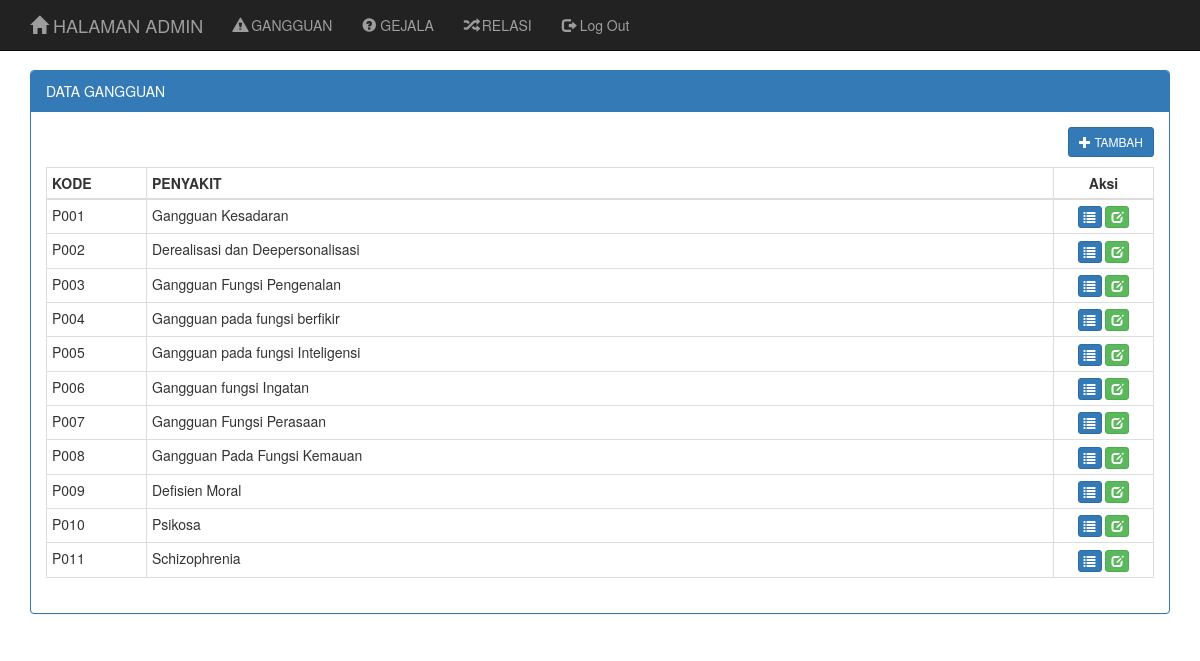
Page /Trash/admin/index.php?p=penyakit on the committed database.
### tables this page shows
CREATE TABLE `penyakit` (
  `kd_penyakit` char(4) NOT NULL,
  `nm_penyakit` varchar(60) NOT NULL,
  `penyebab` varchar(255) NOT NULL,
  `keterangan` text NOT NULL,
  `photo` text NOT NULL,
  `solusi` text NOT NULL,
  PRIMARY KEY (`kd_penyakit`)
);

### Trash/admin/data/penyakit/data.php (the view)
<div class="panel panel-primary">
  <div class="panel-heading">
    DATA GANGGUAN
  </div>
  <div class="panel-body">
    <div class="pull-right">
        <a href="?p=tambahpenyakit" onclick="" name="button" class="btn btn-sm btn-primary"><i class="glyphicon glyphicon-plus"></i> TAMBAH</a>
    </div>
    <br><br>
    <table class="table table-condensed table-bordered">
      <thead>
        <th width="100">KODE</th>
        <th>PENYAKIT</th>
        <th class="text-center" width="100">Aksi</th>
      </thead>
      <tbody>
        <?php
          $sql = "SELECT * FROM penyakit ORDER BY kd_penyakit";
          $qry = mysql_query($sql, $koneksi)
                or die ("SQL Error".mysql_error());
          while ($data=mysql_fetch_array($qry)) {
        ?>
        <tr>
          <td><?php echo $data['kd_penyakit']; ?></td>
          <td><?php echo $data['nm_penyakit']; ?></td>
          <td class="text-center">
            <a href="?p=detailpenyakit&idp=<?php echo $data['kd_penyakit']?>" onclick="" class="btn btn-xs btn-primary"><i class="glyphicon glyphicon-list"></i></a>
            <a href="?p=updatepenyakit&idp=<?php echo $data['kd_penyakit']?>" onclick="" class="btn btn-xs btn-success"><i class="glyphicon glyphicon-edit"></i></a>
          </td>
        </tr>
        <?php } ?>
      </tbody>
    </table>
  </div>
</div>

### Trash/admin/index.php (shortened to what this page needs)
<!DOCTYPE html>
<html lang="en">
<head>
    <link href="../css/bootstrap.min.css" rel="stylesheet">
    <link href="../css/one-page-wonder.css" rel="stylesheet">
</head>
<body>
    <nav class="navbar navbar-inverse navbar-fixed-top" role="navigation">
        <div class="container">
            <div class="navbar-header">
                <a class="navbar-brand active" href="index.php" ><i class="glyphicon glyphicon-home"></i> HALAMAN ADMIN</a>
            </div>
            <div class="collapse navbar-collapse" id="bs-example-navbar-collapse-1">
                <ul class="nav navbar-nav">
                    <li>
                        <a href="?p=penyakit"><i class="glyphicon glyphicon-alert"></i> GANGGUAN</a>
                    </li>
                    <li>
                        <a href="?p=gejala"><i class="glyphicon glyphicon-question-sign"></i> GEJALA</a>
                    </li>
                    <li>
                        <a href="?p=relasi"><i class="glyphicon glyphicon-random"></i> RELASI</a>
                    </li>
                    <li>
                        <a href="../"><i class="glyphicon glyphicon-log-out"></i> Log Out</a>
                    </li>
                </ul>
            </div>
        </div>
    </nav>
    <div class="container">
      <br>
        <?php
              switch ($_GET[p]) {
                case 'penyakit':
                    include 'data/penyakit/data.php';
                  break;
              }
        ?>
    </div>
</body>
</html>

### css/one-page-wonder.css (style rules this page uses)
body { margin-top: 50px; }

### rows in the picture
penyakit: kd_penyakit "P001", nm_penyakit "Gangguan Kesadaran"
penyakit: kd_penyakit "P002", nm_penyakit "Derealisasi dan Deepersonalisasi"
penyakit: kd_penyakit "P003", nm_penyakit "Gangguan Fungsi Pengenalan"
penyakit: kd_penyakit "P004", nm_penyakit "Gangguan pada fungsi berfikir"
penyakit: kd_penyakit "P005", nm_penyakit "Gangguan pada fungsi Inteligensi"
penyakit: kd_penyakit "P006", nm_penyakit "Gangguan fungsi Ingatan"
penyakit: kd_penyakit "P007", nm_penyakit "Gangguan Fungsi Perasaan"
penyakit: kd_penyakit "P008", nm_penyakit "Gangguan Pada Fungsi Kemauan"
penyakit: kd_penyakit "P009", nm_penyakit "Defisien Moral"
penyakit: kd_penyakit "P010", nm_penyakit "Psikosa"
penyakit: kd_penyakit "P011", nm_penyakit "Schizophrenia"
